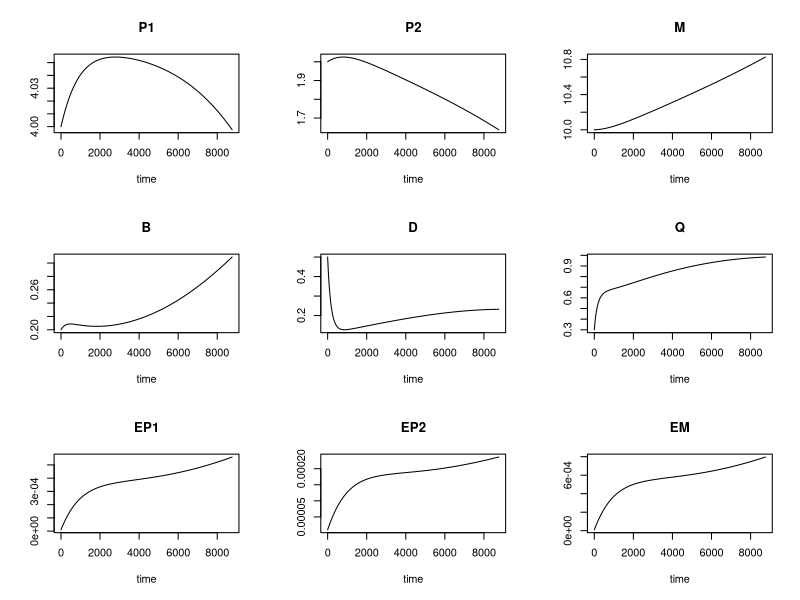
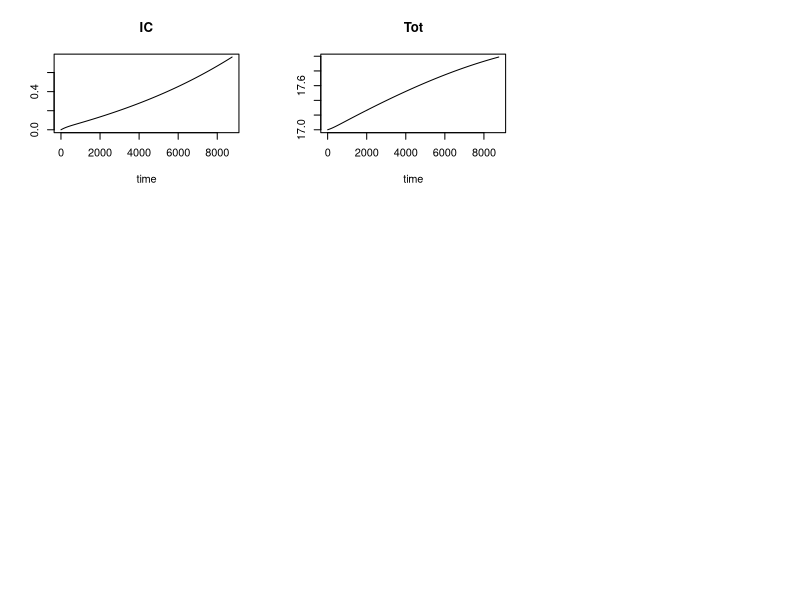

Write the R code that produced these figures, in order.
##MEND with two P pools
rm(list = ls ())

library(deSolve)
##solving MEND model with B, D, P, Q, M, EP, EM and IC (CO2)

Decom <- function(times, states, parameters, flux_function) {
  with(as.list(c(states, parameters)), {
    F1 <- (1/Ec) * (Vd + mR) * B *D /( kD + D)  ## microbial uptake 
    F2p1 <- Vp1* EP1 * P1 / (kP1 + P1) # POM decomposition
    F2p2 <- Vp2* EP2 * P2 / (kP2 + P2)
    F3 <- Vm * EM * M / (kM + M) #MOAM decomposition
    F4 <- (1/Ec -1) * Vd * B * D /( kD + D) #microbial growth respiration 
    F5 <- (1/Ec -1) * mR * B * D /( kD + D) ## microbial maintenance respiration
    F6 <- Kads * D *(1- Q/ Qmax) ##adsorption
    F7 <- Kdes * Q/Qmax  ##desorption
    F8 <- (1- pEP-pEP- pEM) * mR * B   #microbial biomass decay
    F9ep1 <- P1/(P1+P2)*pEP * mR * B  #enzyme production
    F9ep2 <- P2/(P1+P2)*pEP * mR * B  
    F9em <- pEM * mR *B
    F10ep1 <- rEP * EP1  #enzyme decay
    F10ep2 <- rEP * EP2
    F10em <- rEM *EM
    
    dP1 <- Ip1 + (1 - gD) * F8- F2p1
    dP2 <- Ip2 - F2p2
    dM <- (1 - fD) * (F2p1+F2p2) - F3
    dB <- F1- (F4 + F5) - F8 - (F9em + F9ep1+F9ep2)
    dD <- Id + fD * (F2p1+F2p2) + gD * F8 + F3 + (F10em + F10ep1+F10ep2)- F1 - (F6 - F7)
    dQ <- F6 - F7
    dEP1 <- F9ep1 - F10ep1
    dEP2 <- F9ep2 - F10ep2
    dEM <- F9em - F10em
    dIC <- F4 + F5   #CO2 fllux
    dTot <- Ip1 + Ip2 + Id -(F4 + F5) 
    return(list(c(dP1, dP2, dM, dB, dD, dQ, dEP1,dEP2, dEM, dIC, dTot)))
  })
}



times <- seq(0, 8760, 24) ##per hour 24hour by 365 days =8760

B<-0.2
D<-0.5
P1<-4
P2<-2
Q<-0.3
M<-10
EP1<-0.00001
EP2<-0.00001
EM<- 0.00001
IC<- 0
Tot<- B+D+P1+P2+M+Q+EP1+EP2+EM

states <- c(P1 = P1, P2=P2,  M = M, B=B, D=D, Q = Q,EP1 = EP1, EP2=EP2,EM = EM, IC = IC, Tot= Tot) 
parameters <- c(Ec = 0.47, Vd = 5e-4, mR = 2.8e-4, kD = 0.26, Vp1 = 2.5,  kP1 = 50, Vp2=2.5, kP2=5, 
                Vm = 0.1, kM = 250,Kads = 0.006, Kdes = 0.001, Qmax = 1.7,
                pEP=0.01, pEM=0.01, rEP=1e-3, rEM=1e-3, 
                Ip1 = 4e-5, Ip2= 8e-5,Id = 8e-5, fD=0.5, gD=0.5)



DecomOut = ode(y = states, parms = parameters, times = times, func = Decom, method = "radau")
print("done")
plot(DecomOut)
write.csv(DecomOut, "MENDout.csv")
